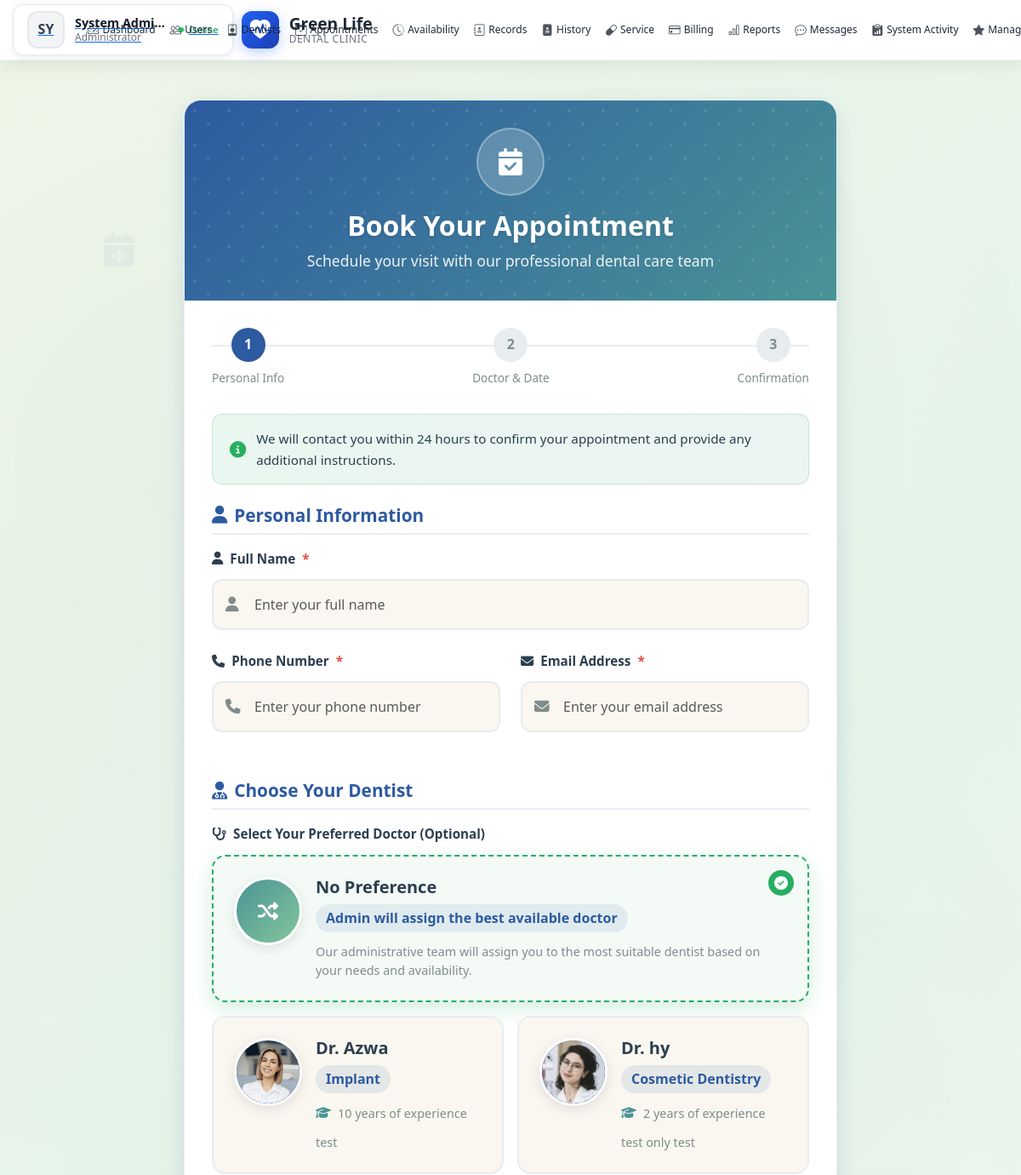
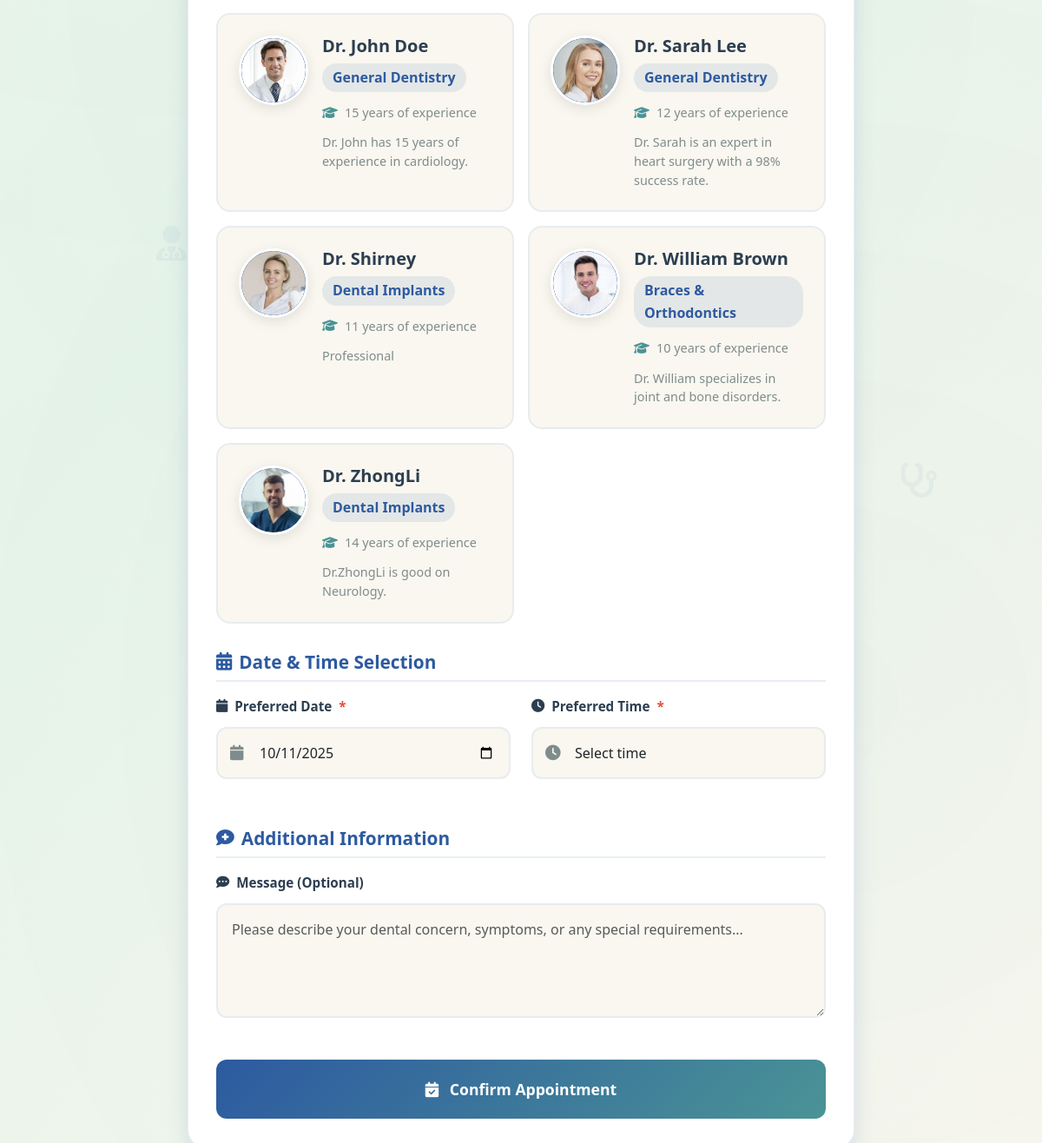
The page /book_appointment.php (signed in) on the database its author committed (2 pictures, top to bottom).
### tables this page shows
CREATE TABLE `doctors` (
  `id` int(11) NOT NULL,
  `name` varchar(100) NOT NULL,
  `image` varchar(255) NOT NULL,
  `specialty` varchar(100) NOT NULL,
  `bio` text NOT NULL,
  `experience` varchar(50) NOT NULL,
  `location` varchar(100) NOT NULL,
  `department` varchar(50) NOT NULL,
  `user_id` int(11) DEFAULT NULL
);

### book_appointment.php (the view, shortened to what this page needs)
<!DOCTYPE html>
<html lang="en">
<head>
    <link href="https://cdn.jsdelivr.net/npm/bootstrap@5.3.0/dist/css/bootstrap.min.css" rel="stylesheet">
    <link rel="stylesheet" href="https://cdnjs.cloudflare.com/ajax/libs/font-awesome/6.4.0/css/all.min.css">
</head>
<body>
    <?php include '../Dental_Clinic/includes/navbar.php'; ?>
    <div class="floating-elements">
        <i class="fas fa-calendar-plus floating-icon"></i>
        <i class="fas fa-user-md floating-icon"></i>
        <i class="fas fa-stethoscope floating-icon"></i>
    </div>
    <div class="appointment-container">
        <div class="appointment-card">
            <div class="card-header-custom">
                <div class="header-content">
                    <div class="appointment-icon">
                        <i class="fas fa-calendar-check"></i>
                    </div>
                    <h1 class="card-title">Book Your Appointment</h1>
                    <p class="card-subtitle">Schedule your visit with our professional dental care team</p>
                </div>
            </div>
            <div class="card-body-custom">
                <div class="progress-steps">
                    <div class="step active">
                        <div class="step-circle">1</div>
                        <div class="step-label">Personal Info</div>
                    </div>
                    <div class="step">
                        <div class="step-circle">2</div>
                        <div class="step-label">Doctor & Date</div>
                    </div>
                    <div class="step">
                        <div class="step-circle">3</div>
                        <div class="step-label">Confirmation</div>
                    </div>
                </div>
                <div class="appointment-info">
                    <i class="fas fa-info-circle"></i>
                    <p>We will contact you within 24 hours to confirm your appointment and provide any additional instructions.</p>
                </div>
                <form method="POST" id="appointmentForm">
                    <div class="form-section">
                        <h3 class="section-title">
                            <i class="fas fa-user"></i>
                            Personal Information
                        </h3>
                        <div class="row">
                            <div class="col-md-12">
                                <div class="form-group">
                                    <label class="form-label">
                                        <i class="fas fa-user"></i>
                                        Full Name <span class="required">*</span>
                                    </label>
                                    <div class="input-wrapper">
                                        <input type="text"
                                               name="patient_name"
                                               class="form-control"
                                               placeholder="Enter your full name"
                                               required>
                                    </div>
                                </div>
                            </div>
                        </div>
                        <div class="row">
                            <div class="col-md-6">
                                <div class="form-group">
                                    <label class="form-label">
                                        <i class="fas fa-phone"></i>
                                        Phone Number <span class="required">*</span>
                                    </label>
                                    <div class="input-wrapper">
                                        <input type="tel"
                                               name="patient_phone"
                                               class="form-control"
                                               placeholder="Enter your phone number"
                                               required>
                                    </div>
                                </div>
                            </div>
                            <div class="col-md-6">
                                <div class="form-group">
                                    <label class="form-label">
                                        <i class="fas fa-envelope"></i>
                                        Email Address <span class="required">*</span>
                                    </label>
                                    <div class="input-wrapper">
                                        <input type="email"
                                               name="patient_email"
                                               class="form-control"
                                               placeholder="Enter your email address"
                                               required>
                                    </div>
                                </div>
                            </div>
                        </div>
                    </div>
                    <div class="form-section">
                        <h3 class="section-title">
                            <i class="fas fa-user-md"></i>
                            Choose Your Dentist
                        </h3>
                        <div class="form-group">
                            <label class="form-label">
                                <i class="fas fa-stethoscope"></i>
                                Select Your Preferred Doctor (Optional)
                            </label>
                            <div class="doctor-option no-preference" data-doctor-id="" onclick="selectDoctor(this)">
                                <div class="doctor-card-content">
                                    <div class="doctor-avatar no-preference-avatar">
                                        <i class="fas fa-random"></i>
                                    </div>
                                    <div class="doctor-info">
                                        <h4 class="doctor-name">No Preference</h4>
                                        <p class="doctor-specialty">Admin will assign the best available doctor</p>
                                        <p class="doctor-bio">Our administrative team will assign you to the most suitable dentist based on your needs and availability.</p>
                                    </div>
                                    <div class="selection-indicator">
                                        <i class="fas fa-check-circle"></i>
                                    </div>
                                </div>
                            </div>
                            <div class="doctors-grid">
                                <?php
                                $doctor_query = "SELECT id, name, specialty, bio, experience, image FROM doctors ORDER BY name ASC";
                                $doctor_result = $conn->query($doctor_query);
                                while ($doctor = $doctor_result->fetch_assoc()):
                                ?>
                                <div class="doctor-option" data-doctor-id="<?= $doctor['id'] ?>" onclick="selectDoctor(this)">
                                    <div class="doctor-card-content">
                                        <div class="doctor-avatar">
                                            <?php if (!empty($doctor['image'])): ?>
                                                <img src="<?= htmlspecialchars($doctor['image']) ?>"
                                                     alt="Dr. <?= htmlspecialchars($doctor['name']) ?>"
                                                     onerror="this.style.display='none'; this.nextElementSibling.style.display='flex';">
                                            <?php else: ?>
                                                <div class="avatar-fallback">
                                                    <?= strtoupper(substr($doctor['name'], 0, 2)) ?>
                                                </div>
                                            <?php endif; ?>
                                        </div>
                                        <div class="doctor-info">
                                            <h4 class="doctor-name">Dr. <?= htmlspecialchars($doctor['name']) ?></h4>
                                            <p class="doctor-specialty"><?= htmlspecialchars($doctor['specialty']) ?></p>
                                            <div class="doctor-experience">
                                                <i class="fas fa-graduation-cap"></i>
                                                <span><?= htmlspecialchars($doctor['experience']) ?> years of experience</span>
                                            </div>
                                            <p class="doctor-bio"><?= htmlspecialchars(substr($doctor['bio'], 0, 120)) ?><?= strlen($doctor['bio']) > 120 ? '...' : '' ?></p>
                                        </div>
                                    </div>
                                </div>
                                <?php endwhile; ?>
                            </div>
                        </div>
                    </div>
                    <div class="form-section">
                        <h3 class="section-title">
                            <i class="fas fa-calendar-alt"></i>
                            Date & Time Selection
                        </h3>
                        <div class="row">
                            <div class="col-md-6">
                                <div class="form-group">
                                    <label class="form-label">
                                        <i class="fas fa-calendar"></i>
                                        Preferred Date <span class="required">*</span>
                                    </label>
                                    <div class="input-wrapper">
                                        <input type="date"
                                               name="appointment_date"
                                               id="appointment_date"
                                               class="form-control"
                                               required>
                                    </div>
                                </div>
                            </div>
                            <div class="col-md-6">
                                <div class="form-group">
                                    <label class="form-label">
                                        <i class="fas fa-clock"></i>
                                        Preferred Time <span class="required">*</span>
                                    </label>
                                    <div class="input-wrapper">
                                        <select name="appointment_time" id="appointment_time" class="form-select" required>
                                            <option value="">Select time</option>
                                        </select>
                                    </div>
                                </div>
                            </div>
                        </div>
                    </div>
                    <div class="form-section">
                        <h3 class="section-title">
                            <i class="fas fa-comment-medical"></i>
                            Additional Information
                        </h3>
                        <div class="form-group">
                            <label class="form-label">
                                <i class="fas fa-comment-dots"></i>
                                Message (Optional)
                            </label>
                            <textarea name="message"
                                      class="form-control"
                                      placeholder="Please describe your dental concern, symptoms, or any special requirements..."
                                      rows="4"></textarea>
                        </div>
                    </div>
                    <button type="submit" class="btn-appointment">
                        <i class="fas fa-calendar-check me-2"></i>
                        Confirm Appointment
                    </button>
                </form>
            </div>
        </div>
    </div>
</body>
</html>

### includes/navbar.php (style rules this page uses)
:root { --primary-color: #2563eb; --secondary-color: #10b981; --accent-color: #f59e0b; --light-bg: #ffffff; --text-primary: #1f2937; --text-secondary: #6b7280; --navbar-shadow: 0 4px 20px rgba(0, 0, 0, 0.08); --gradient-bg: linear-gradient(135deg, #2563eb 0%, #1d4ed8 50%, #1e40af 100%); }
* { margin: 0; padding: 0; box-sizing: border-box; }
body { font-family: 'Segoe UI', Tahoma, Geneva, Verdana, sans-serif; background-color: #f8fafc; padding-top: 85px; line-height: 1.6; position: relative; z-index: 1; overflow-x: hidden; }

### rows shown on the page
doctors: image (picture), name "Azwa", specialty "Implant", experience "10", bio "test"
doctors: image (picture), name "hy", specialty "Cosmetic Dentistry", experience "2", bio "test only test"
doctors: image (picture), name "John Doe", specialty "General Dentistry", experience "15", bio "Dr. John has 15 years of experience in cardiology."
doctors: image (picture), name "Sarah Lee", specialty "General Dentistry", experience "12", bio "Dr. Sarah is an expert in heart surgery with a 98% success rate."
doctors: image (picture), name "Shirney", specialty "Dental Implants", experience "11", bio "Professional"
doctors: image (picture), name "William Brown", specialty "Braces & Orthodontics", experience "10", bio "Dr. William specializes in joint and bone disorders."
doctors: image (picture), name "ZhongLi", specialty "Dental Implants", experience "14", bio "Dr.ZhongLi is good on Neurology."

### other values the page prints
substr($_SESSION['admin_name'] ?? 'A', 0, 2) "SY"
$_SESSION['admin_name'] "System Admi…"
